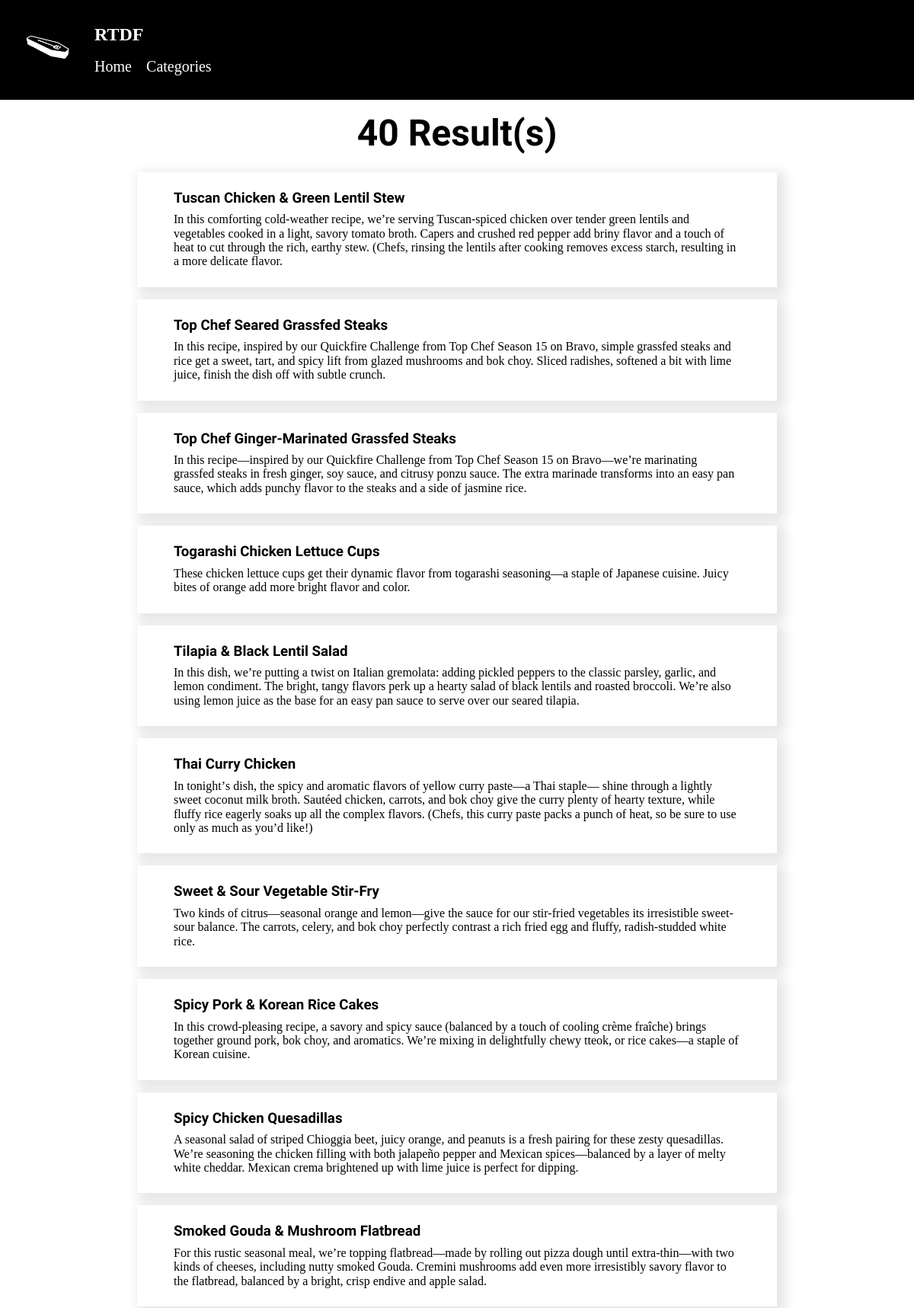
The app's page /final/searchresults.php (upper part) with its own data.
### tables this page shows
CREATE TABLE `recipe` (
  `id` int(11) NOT NULL,
  `recipe_title` varchar(250) NOT NULL,
  `recipe_desc` varchar(600) NOT NULL,
  `recipe_steps` varchar(4000) NOT NULL,
  `recipe_category` varchar(250) NOT NULL,
  `file_path` varchar(250) NOT NULL,
  `date_created` datetime NOT NULL,
  `date_updated` datetime NOT NULL
);

### final/searchresults.php (the view, shortened to what this page needs)
<?php include 'includes/header.php' ?>
<body>
<div class="featured-search">
  <?php
  $searchbar = $_GET['searchbar'];
		$searchbar = htmlspecialchars($searchbar);
    $raw_results = mysqli_query($db_connection, "SELECT * FROM recipe WHERE (`recipe_title` LIKE '%".$searchbar."%') OR (`recipe_desc` LIKE '%".$searchbar."%')");
		if(mysqli_num_rows($raw_results) > 0){
			while($results = mysqli_fetch_array($raw_results)){
				echo "<a href='recipe.php?id=" . $results['id'] . "'>";
				echo "<div class='category-card'>";
				echo "<h3 class='search-title'>".$results['recipe_title']."</h3> <p class='search-desc'>".$results['recipe_desc']."</p>";
				echo '</div>';
				echo "</a>";
			}
		}
		$resultcount = strval(mysqli_num_rows($raw_results));
?>
<h1 id="result-count"><?php echo $resultcount ?> Result(s) </h1>
</div>
<?php include 'includes/footer.php' ?>

### final/css/main.css (style rules this page uses)
* { box-sizing: border-box; margin: 0; padding: 0; }
h1 { margin: 0; font-size: 3rem; padding-bottom: 0.5rem; font-family: 'Zen Antique Soft', serif; }
h3 { font-family: 'Zen Antique Soft', serif; padding-bottom: 0.5rem; }
a { text-decoration: none; }
body { margin-bottom: 3rem; }
.category-card { display: flex; flex-direction: column; background-image: linear-gradient(rgb(0, 0, 0), rgb(0, 0, 0)); background-position: 0% 100%; background-repeat: no-repeat; background-size: 0% 100%; display: flex; background-color: white; box-shadow: 6px 5px 14px 5px rgba(0,0,0,0.1); padding: 1.5rem 3rem; width: 70vw; color: rgb(0, 0, 0);; justify-content: center; transition: background-size .5s, color .5s; margin: 0.5rem; }
.featured-search { display: flex; flex-direction: column-reverse; align-items: center; }
#result-count { padding: 1rem; }

### records on screen
recipe: recipe_title "Smoked Gouda & Mushroom Flatbread", recipe_desc "For this rustic seasonal meal, weʼre topping flatbread—made by rolling out pizza dough until extra-thin—with two kinds of cheeses, including nutty smoked Gouda. Cremini mushrooms add even more irresistibly savory flavor to the flatbread, balanced by a bright, crisp endive and apple salad."
recipe: recipe_title "Spicy Chicken Quesadillas", recipe_desc "A seasonal salad of striped Chioggia beet, juicy orange, and peanuts is a fresh pairing for these zesty quesadillas. Weʼre seasoning the chicken filling with both jalapeño pepper and Mexican spices—balanced by a layer of melty white cheddar. Mexican crema brightened up with lime juice is perfect for dipping."
recipe: recipe_title "Spicy Pork & Korean Rice Cakes", recipe_desc "In this crowd-pleasing recipe, a savory and spicy sauce (balanced by a touch of cooling crème fraîche) brings together ground pork, bok choy, and aromatics. Weʼre mixing in delightfully chewy tteok, or rice cakes—a staple of Korean cuisine."
recipe: recipe_title "Sweet & Sour Vegetable Stir-Fry", recipe_desc "Two kinds of citrus—seasonal orange and lemon—give the sauce for our stir-fried vegetables its irresistible sweet-sour balance. The carrots, celery, and bok choy perfectly contrast a rich fried egg and fluffy, radish-studded white rice."
recipe: recipe_title "Thai Curry Chicken", recipe_desc "In tonightʼs dish, the spicy and aromatic flavors of yellow curry paste—a Thai staple— shine through a lightly sweet coconut milk broth. Sautéed chicken, carrots, and bok choy give the curry plenty of hearty texture, while fluffy rice eagerly soaks up all the complex flavors. (Chefs, this curry paste packs a punch of heat, so be sure to use only as much as youʼd like!)"
recipe: recipe_title "Tilapia & Black Lentil Salad", recipe_desc "In this dish, weʼre putting a twist on Italian gremolata: adding pickled peppers to the classic parsley, garlic, and lemon condiment. The bright, tangy flavors perk up a hearty salad of black lentils and roasted broccoli. Weʼre also using lemon juice as the base for an easy pan sauce to serve over our seared tilapia."
recipe: recipe_title "Togarashi Chicken Lettuce Cups", recipe_desc "These chicken lettuce cups get their dynamic flavor from togarashi seasoning—a staple of Japanese cuisine. Juicy bites of orange add more bright flavor and color."
recipe: recipe_title "Top Chef Ginger-Marinated Grassfed Steaks", recipe_desc "In this recipe—inspired by our Quickfire Challenge from Top Chef Season 15 on Bravo—we’re marinating grassfed steaks in fresh ginger, soy sauce, and citrusy ponzu sauce. The extra marinade transforms into an easy pan sauce, which adds punchy flavor to the steaks and a side of jasmine rice."
recipe: recipe_title "Top Chef Seared Grassfed Steaks", recipe_desc "In this recipe, inspired by our Quickfire Challenge from Top Chef Season 15 on Bravo, simple grassfed steaks and rice get a sweet, tart, and spicy lift from glazed mushrooms and bok choy. Sliced radishes, softened a bit with lime juice, finish the dish off with subtle crunch."
recipe: recipe_title "Tuscan Chicken & Green Lentil Stew", recipe_desc "In this comforting cold-weather recipe, weʼre serving Tuscan-spiced chicken over tender green lentils and vegetables cooked in a light, savory tomato broth. Capers and crushed red pepper add briny flavor and a touch of heat to cut through the rich, earthy stew. (Chefs, rinsing the lentils after cooking removes excess starch, resulting in a more delicate flavor."

### other values on screen
$resultcount "40"
